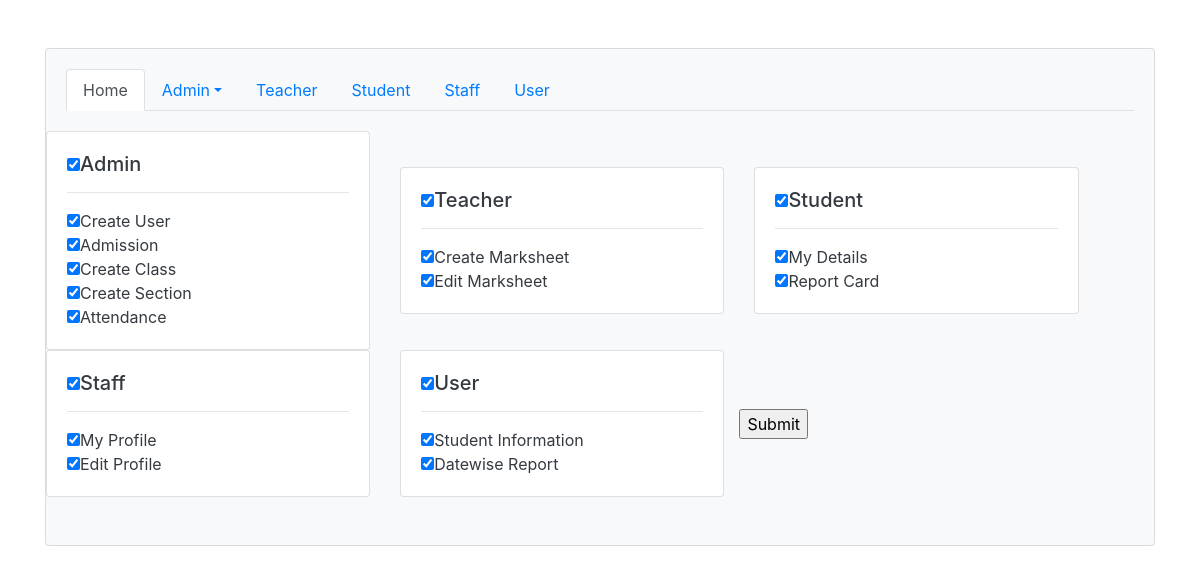
Page /index.php/welcome/aclper on the committed database.
### tables this page shows
CREATE TABLE `main_menu` (
  `id` int(15) NOT NULL,
  `menu_name` varchar(250) DEFAULT NULL,
  `menu_slug` varchar(250) DEFAULT NULL,
  `menu_link` varchar(250) DEFAULT NULL,
  `is_active` int(1) DEFAULT '1',
  `updated_at` timestamp NOT NULL DEFAULT CURRENT_TIMESTAMP ON UPDATE CURRENT_TIMESTAMP
);

CREATE TABLE `sub_menu` (
  `id` int(15) NOT NULL,
  `menu_id` int(15) DEFAULT NULL,
  `sub_menu_name` varchar(250) DEFAULT NULL,
  `sub_menu_slug` varchar(250) DEFAULT NULL,
  `sub_menu_link` varchar(250) DEFAULT NULL,
  `is_active` int(1) DEFAULT '1',
  `updated_at` timestamp NOT NULL DEFAULT CURRENT_TIMESTAMP ON UPDATE CURRENT_TIMESTAMP
);

### application/controllers/Welcome.php (called while the page is built, shortened)
<?php
class Welcome extends CI_Controller {
	public function aclper()
	{
		$data['allmenu'] = $this->Acl_model->getAllMenu();
		$data['allsubmenu'] = $this->Acl_model->getAllSubMenu();
		$data['allmenurole'] = $this->Acl_model->getAllMenuRole('1');
		$data['allsubmenurole'] = $this->Acl_model->getAllSubMenuRole('1');
		$this->load->view('layout/header');
		$this->load->view('acl_permission', $data);
		$this->load->view('layout/footer');
	}
}

### index.php (called while the page is built, shortened)
<?php
require_once BASEPATH.'core/CodeIgniter.php';

### application/models/Acl_model.php (called while the page is built, shortened)
<?php if ( ! defined('BASEPATH')) exit('No direct script access allowed');
class Acl_model extends CI_Model {
	public function getPermissionByModulename($modulename, $roleid)
	{
		$menu_row = $this->db->get_where('main_menu', array('menu_slug' => $modulename, 'is_active' => '1'));
        $menu_row_array = $menu_row->row_array();
        $menu_has_permission = $this->db->query("SELECT * FROM menu_roles LEFT JOIN main_menu ON menu_roles.menu_id = main_menu.id WHERE menu_roles.role_id = '$roleid' AND main_menu.menu_slug = '$modulename' AND menu_roles.is_active = '1' ");
        $num_row = $menu_has_permission->num_rows();
        if($num_row > 0)
        {
        	return array('has_permission' => true, 'menu_data' => $menu_row_array);
        }
        else
        {
        	return array('has_permission' => false);
        }
	}
	public function getAllMenu()
	{
		$menu_result = $this->db->get_where('main_menu', array('is_active' => '1'));
        return $menu_result->result_array();
	}
	public function getAllSubMenu()
	{
		$submenu_result = $this->db->get_where('sub_menu', array('is_active' => '1'));
        return $submenu_result->result_array();
	}
	public function getAllMenuRole($roleid)
	{
		$menu_result = $this->db->get_where('menu_roles', array('role_id' => $roleid));
        return $menu_result->result_array();
	}
	public function getAllSubMenuRole($roleid)
	{
		$submenu_result = $this->db->get_where('submenu_roles', array('role_id' => $roleid));
        return $submenu_result->result_array();
	}
}

### application/libraries/Acl.php (called while the page is built, shortened)
<?php
class Acl
{
	public function __construct() {
        $this->CI = & get_instance();
    }
    public function hasMenuPermission($module_name, $roleid)
    {
    	$menuperm = $this->CI->Acl_model->getPermissionByModulename($module_name, $roleid);
    	return $menuperm;
    }
}

### application/views/acl_permission.php (the view)
<?php
	$manuid = array();
	$submenuid = array();
	foreach ($allmenurole as $manuRoleValue) {
	$manuid[] = $manuRoleValue['menu_id'];
	}
	foreach ($allsubmenurole as $subManuRoleValue)
	{
	$submenuid[] = $subManuRoleValue['sub_menu_id'];
	}
?>
<div class="row">
	<form class="form-inline" action="conf" method="post">
		<?php foreach ($allmenu as $menuValue)
		{
      ?>
		<div class="col-md-4">
			<div class="card text-dark">
				<div class="card-body">
					<h5 class="card-title">
						<input type="checkbox" name="main_menu[]" value="<?php echo $menuValue['id']; ?>" <?php if(in_array($menuValue['id'], $manuid)){echo 'checked';} ?>><?php echo $menuValue['menu_name']; ?>
					</h5><hr>
					<?php foreach ($allsubmenu as $submenuValue) {
            			if($menuValue['id'] == $submenuValue['menu_id']){
            			?>
							<span><input type="checkbox" name="submain_menu[]" value="<?php echo $submenuValue['id']; ?>" <?php if(in_array($submenuValue['id'], $submenuid)){echo 'checked';} ?>><?php echo $submenuValue['sub_menu_name']; ?></span><br>
							<?php
            					}
         				 	}
        				?>
				</div>
			</div>
		</div>
		<?php } ?>
		<input type="submit" name="give_permission" value="Submit">
	</form>
</div>
<br><br>

### application/views/layout/header.php (shortened to what this page needs)
<?php
	$adminLib = $this->acl->hasMenuPermission('admin','1');
	$teacherLib = $this->acl->hasMenuPermission('teacher','1');
	$studentLib = $this->acl->hasMenuPermission('student','1');
	$staffLib = $this->acl->hasMenuPermission('staff','1');
	$userLib = $this->acl->hasMenuPermission('user','1');
?>
<!DOCTYPE html>
<html lang="en">
<head>
	<link rel="stylesheet" href="https://maxcdn.bootstrapcdn.com/bootstrap/4.3.1/css/bootstrap.min.css">
</head>
<body>
<div class="container">
	<br><br>
  	<div class="card bg-light text-dark">
    	<div class="card-body">
    		<ul class="nav nav-tabs" role="tablist">
			    <li class="nav-item">
			      	<a class="nav-link active" data-toggle="tab" href="#home">Home</a>
			    </li>
			<?php if($adminLib['has_permission']) {?>
			    <li class="nav-item dropdown">
				    <a class="nav-link dropdown-toggle" data-toggle="dropdown" href="#"><?php echo $adminLib['menu_data']['menu_name']; ?></a>
				</li>
			<?php } if($teacherLib['has_permission']) { ?>
			    <li class="nav-item">
			      	<a class="nav-link" data-toggle="tab" href="#menu1"><?php echo $teacherLib['menu_data']['menu_name']; ?></a>
			    </li>
			<?php } if($studentLib['has_permission']) { ?>
			    <li class="nav-item">
			      	<a class="nav-link" data-toggle="tab" href="#menu2"><?php echo $studentLib['menu_data']['menu_name']; ?></a>
			    </li>
			<?php } if($staffLib['has_permission']) { ?>
			    <li class="nav-item">
			      	<a class="nav-link" data-toggle="tab" href="#menu3"><?php echo $staffLib['menu_data']['menu_name']; ?></a>
			    </li>
			<?php } if($userLib['has_permission']) { ?>
			    <li class="nav-item">
			      	<a class="nav-link" data-toggle="tab" href="#menu4"><?php echo $userLib['menu_data']['menu_name']; ?></a>
			    </li>
			<?php } ?>
			</ul>
    	</div>

### application/views/layout/footer.php
</div>
</div>
</body>
</html>

### rows in the picture
main_menu: menu_name "Admin", id "☑"
main_menu: menu_name "Teacher", id "☑"
main_menu: menu_name "Student", id "☑"
main_menu: menu_name "Staff", id "☑"
main_menu: menu_name "User", id "☑"
sub_menu: id "☑", sub_menu_name "Create User"
sub_menu: id "☑", sub_menu_name "Admission"
sub_menu: id "☑", sub_menu_name "Create Class"
sub_menu: id "☑", sub_menu_name "Create Section"
sub_menu: id "☑", sub_menu_name "Attendance"
sub_menu: id "☑", sub_menu_name "Create Marksheet"
sub_menu: id "☑", sub_menu_name "Edit Marksheet"
sub_menu: id "☑", sub_menu_name "My Details"
sub_menu: id "☑", sub_menu_name "Report Card"
sub_menu: id "☑", sub_menu_name "My Profile"
sub_menu: id "☑", sub_menu_name "Edit Profile"
sub_menu: id "☑", sub_menu_name "Student Information"
sub_menu: id "☑", sub_menu_name "Datewise Report"
